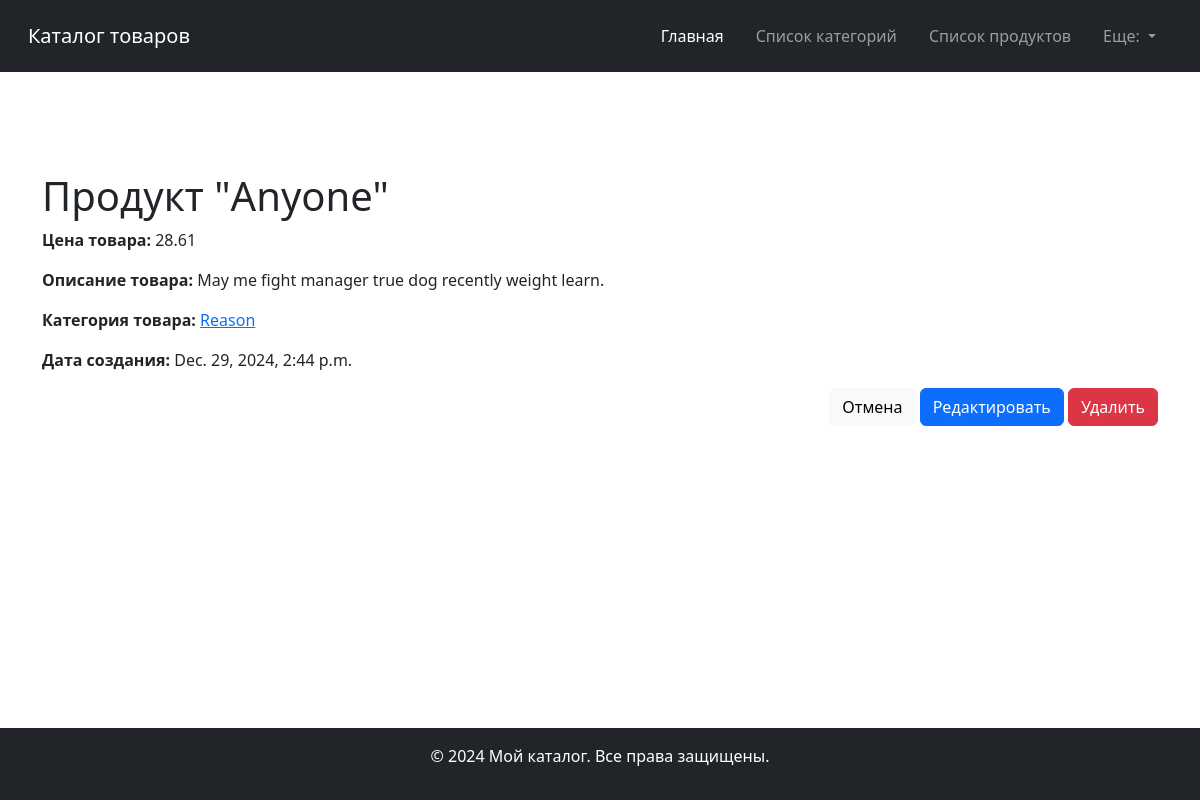
The app's page /product_detail/1/ with its own data.
### store_app/models.py (models this page shows, shortened)
class Product(models.Model):
    name = models.CharField(max_length=25, unique=True)
    description = models.CharField(max_length=100, blank=True, null=True)
    price = models.FloatField()
    created_at = models.DateTimeField(auto_now_add=True)
    category = models.ForeignKey(
        Category, on_delete=models.CASCADE, related_name="products"
    )

class Category(models.Model):
    name = models.CharField(max_length=25, unique=True)
    description = models.CharField(max_length=100, blank=True, null=True)

### store_app/views.py (the view)
class ProductDetailView(ProductView, DetailView):
    template_name = "store_app/product_detail.html"
    context_object_name = "product"

### store_app/templates/store_app/product_detail.html (shortened to what this page needs)
{% extends 'store_app/base.html' %}
{% block content %}
<h1>Продукт "{{ product.name }}"</h1>
<p><b>Цена товара:</b> {{ product.price }}</p>
<p><b>Описание товара:</b> {{ product.description }}</p>
<p>
    <b>Категория товара: </b><a href="{% url 'category_detail' product.category.id %}">{{ product.category.name }}</a>
</p>
<p><b>Дата создания:</b> {{ product.created_at }}</p>
<div style="margin-bottom: 20px; text-align: right;">
    <a class="btn btn-light" href="{% url 'product_list' %}">Отмена</a>
    <a href="{% url 'product_edit' product.id %}" class="btn btn-primary" role="button">Редактировать</a>
    <a href="{% url 'product_delete' product.id %}" class="btn btn-danger" role="button">Удалить</a>
</div>
{% endblock %}

### records on screen
Product: name "Anyone", price "28.61", description "May me fight manager true dog recently weight learn.", category.name "Reason", created_at "Dec. 29, 2024, 2:44 p.m."
